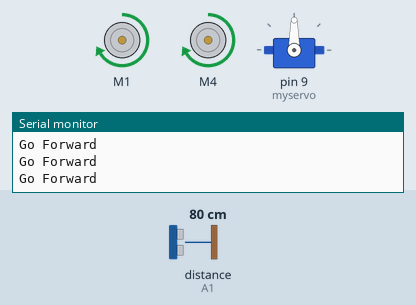
The sketch below on a simulated Arduino Uno, built with avr-gcc and run on an emulated ATmega328P. On the bench: 2 × DC motor (green arrow = forward, orange = backward, longer = faster), servo, the last lines printed to the serial monitor. Wiring (inferred from the names in the program): ultrasonic range finder: trigger A0; echo A1. Inputs (shaded band) come from the test bench; at power-on: distance to the obstacle (sensor on A1) 80 cm. The echo pulse lasts 58.3 µs per cm.

Above: at 1.2 s.
1.3 s: distance to the obstacle (sensor on A1) set to 12 cm
2.8 s: distance to the obstacle (sensor on A1) set to 10 cm
At 4.0 s:
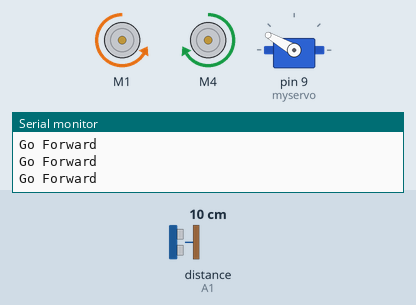
5.8 s: distance to the obstacle (sensor on A1) set to 18 cm
At 6.7 s:
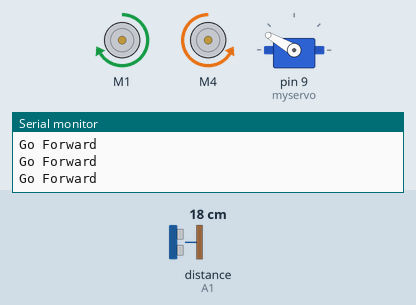
8.3 s: distance to the obstacle (sensor on A1) set to 2 cm
At 8.49 s:
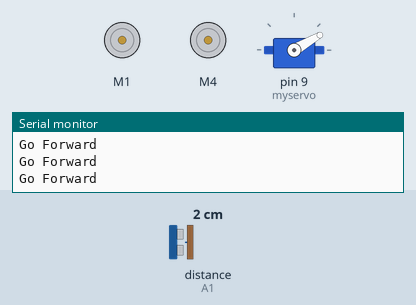
11.3 s: distance to the obstacle (sensor on A1) set to 35 cm
At 12.6 s:
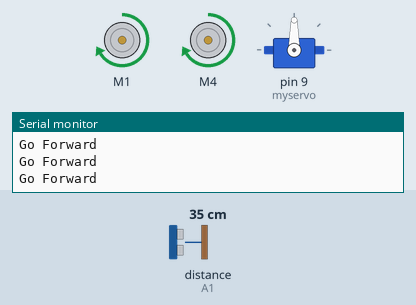
Timing chart, 0 to 14.1 s (numbered marks = the images above; inputs shaded):
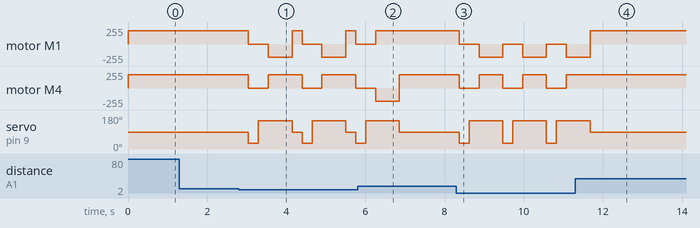

Measured:
- the behaviour switches between 11 and 10 cm on distance to the obstacle (sensor on A1) (found by bisection; images 0 and 1)
- after the input at 2.8 s, motor M1: forward 200/255 → stopped after 0.24 s, → backward 200/255 0.50 s later, → forward 200/255 0.60 s later, → stopped 0.25 s later, … (7 changes in this stretch); motor M4: alternates forward 200/255 for 0.85 s and stopped for 0.50 s, starting after 0.24 s
- after the input at 5.8 s, servo on pin 9 (myservo): goes on until 6.9 s, then stays 90°
- after the input at 8.3 s, motor M1: alternates backward 200/255 for 0.60 s and stopped for 0.50 s, starting after 0.07 s; motor M4: alternates forward 200/255 for 0.60 s and stopped for 0.50 s, starting after 0.07 s; servo on pin 9 (myservo): alternates 150° for 0.85 s and 30° for 0.25 s, starting after 0.07 s
- after the input at 11.3 s, motor M4: stops changing and stays forward 200/255

The sketch:

MyRobot3.ino
```cpp
#include <AFMotor.h>   //Adafruit motor shield library
#include <Servo.h>     //Arduino Servo library

 //Create two motor objects for the robot.  Left motor and right motor.
AF_DCMotor motorL(1, MOTOR12_8KHZ);
AF_DCMotor motorR(4, MOTOR12_8KHZ);

//Declare pins for the ultrasonic sensor
int trigPin = A0;
int echoPin = A1;

//Create a servo motor object
Servo myservo;  // create servo object to control a servo


//Varaibles to hold the left and right measured distance
int leftDistance = 0, rightDistance = 0;

void setup() {
  Serial.begin(57600);

  // Setup pins for the ultrasonic sensor
  pinMode(trigPin, OUTPUT);
  pinMode(echoPin, INPUT);

  //set the speed of the motors
  motorL.setSpeed(200);
  motorR.setSpeed(200);

  //Initialize the servo with pin 9
  myservo.attach(9);  // attaches the servo on pin 9 to the servo object
}

void loop() {
  lookAhead();
  if(measureDistance() < 10)
  {
    stopMotor();
    lookLeft();
    leftDistance = measureDistance();
    delay(250);

    lookRight();
    rightDistance = measureDistance();
    delay(250);

    if (leftDistance < rightDistance)
    {
       goRight();
       delay(600);
    }
    else
    {
       goLeft();
       delay(600);
    }
  }
  else{
      Serial.println("Go Forward");
      goFoward();
     delay(250);
  }
}

int measureDistance()
{
  long duration, distance;
  digitalWrite(trigPin, LOW);
  delayMicroseconds(2);
  digitalWrite(trigPin, HIGH);
  delayMicroseconds(10);
  digitalWrite(trigPin, LOW);
  duration = pulseIn(echoPin, HIGH);
  distance = (duration/2) / 29.1;

  return (int)distance;
}

void lookLeft()
{
   myservo.write(30);
}

void lookRight()
{
   myservo.write(150);
}

void lookAhead()
{
   myservo.write(90);
}

void goFoward()
{
  motorL.run(FORWARD);
  motorR.run(FORWARD);
}

void goRight()
{
  motorL.run(FORWARD);
  motorR.run(BACKWARD);
}

void goLeft()
{
  motorL.run(BACKWARD);
  motorR.run(FORWARD);
}

void goBackward()
{
  motorL.run(BACKWARD);
  motorR.run(BACKWARD);
}

void stopMotor()
{
  motorL.run(RELEASE);
  motorR.run(RELEASE);
}
```
